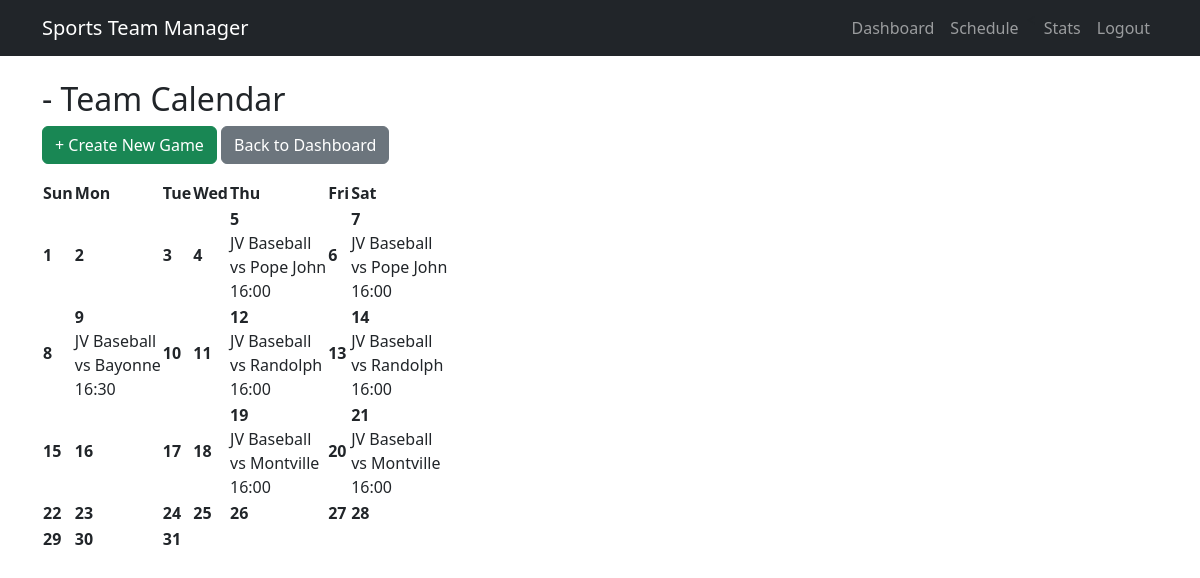
/calendar/ (signed in), run on the app's committed database.
### users/models.py (models this page shows, shortened)
class Game(models.Model):
    team = models.ForeignKey(Team, on_delete=models.CASCADE)
    opponent = models.CharField(max_length=100)
    date = models.DateTimeField()
    location = models.CharField(max_length=255)
    team_score = models.IntegerField(blank=True, null=True)
    opponent_score = models.IntegerField(blank=True, null=True)

class Team(models.Model):
    name = models.CharField(max_length=100)
    coach = models.ForeignKey(settings.AUTH_USER_MODEL, on_delete=models.CASCADE)
    sport = models.ForeignKey(Sport, on_delete=models.CASCADE)  # NEW

### users/views.py (the view)
# urls.py: path('calendar/', views.calendar_view, name='calendar'),
@login_required
def calendar_view(request):
    user = request.user
    today = timezone.now().date()
    year = today.year
    month = today.month
    first_day = date(year, month, 1)
    _, last_day = calendar.monthrange(year, month)
    month_days = [first_day + timedelta(days=i) for i in range(last_day)]
    if user.role == 'coach':
        games = Game.objects.filter(team__coach=user, date__date__range=(first_day, first_day.replace(day=last_day)))
    else:
        games = Game.objects.all()
    game_map = {}
    for day in month_days:
        game_map[day] = [game for game in games if game.date.date() == day]
    days_games = list(game_map.items())
    calendar_data = [days_games[i:i + 7] for i in range(0, len(days_games), 7)]
    context = {
        'today': today,
        'calendar_data': calendar_data,
    }
    return render(request, 'users/calendar.html', context)

### users/templates/users/calendar.html (shortened to what this page needs)
{% extends "base.html" %}
{% block content %}
<h2>{{ month_name }} {{ year }} - Team Calendar</h2>
<a class="btn btn-success mb-3" href="{% url 'create_game' %}">+ Create New Game</a>
<a class="btn btn-secondary mb-3" href="{% url 'dashboard' %}">Back to Dashboard</a>
<div style="width: 100%; overflow-x: auto;">
<table class="calendar-table">
    <thead>
        <tr>
            <th>Sun</th>
            <th>Mon</th>
            <th>Tue</th>
            <th>Wed</th>
            <th>Thu</th>
            <th>Fri</th>
            <th>Sat</th>
        </tr>
    </thead>
    <tbody>
        {% for week in calendar_data %}
<tr>
    {% for day, games in week %}
        {% if day == today %}
            <td class="today">
        {% elif games %}
            <td class="game-day">
        {% else %}
            <td class="no-game">
        {% endif %}
            <strong>{{ day.day }}</strong><br>
            {% if games %}
                {% for game in games %}
                    <div>
                        {{ game.team.name }}<br>
                        vs {{ game.opponent }}<br>
                        {{ game.date|time:"H:i" }}
                    </div>
                {% endfor %}
            {% endif %}
        </td>
    {% endfor %}
</tr>
{% endfor %}
    </tbody>
</table>
{% endblock %}

### data on the page
Game: day "5", team.name "JV Baseball", opponent "Pope John", date "16:00"
Game: day "7", team.name "JV Baseball", opponent "Pope John", date "16:00"
Game: day "9", team.name "JV Baseball", opponent "Bayonne", date "16:30"
Game: day "12", team.name "JV Baseball", opponent "Randolph", date "16:00"
Game: day "14", team.name "JV Baseball", opponent "Randolph", date "16:00"
Game: day "19", team.name "JV Baseball", opponent "Montville", date "16:00"
Game: day "21", team.name "JV Baseball", opponent "Montville", date "16:00"

### other printed values
{{ day.day }} "1" "2" "3" "4" "6" "8" "10" "11" "13" "15" "16" "17" "18" "20" "22" "23" "24" "25" "26" "27" "28" "29" "30" "31"
